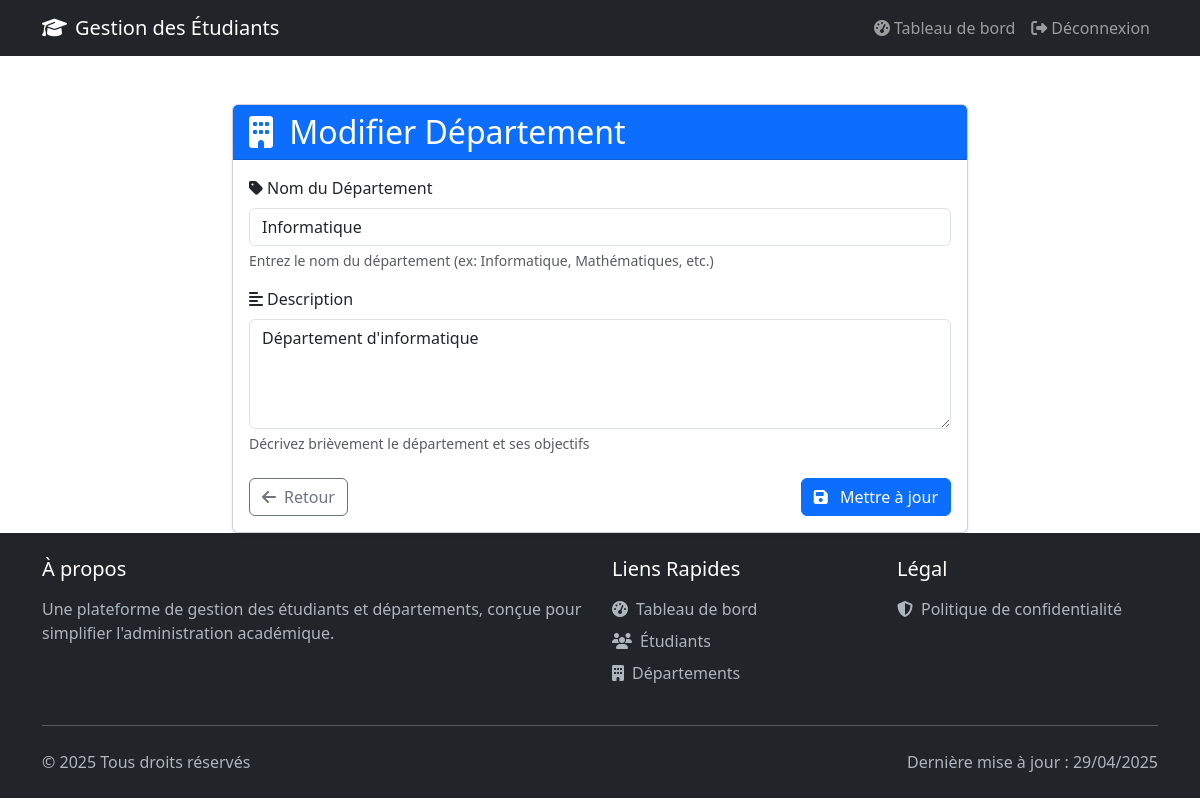
The app's page /departements/1/update/ (signed in), older data.
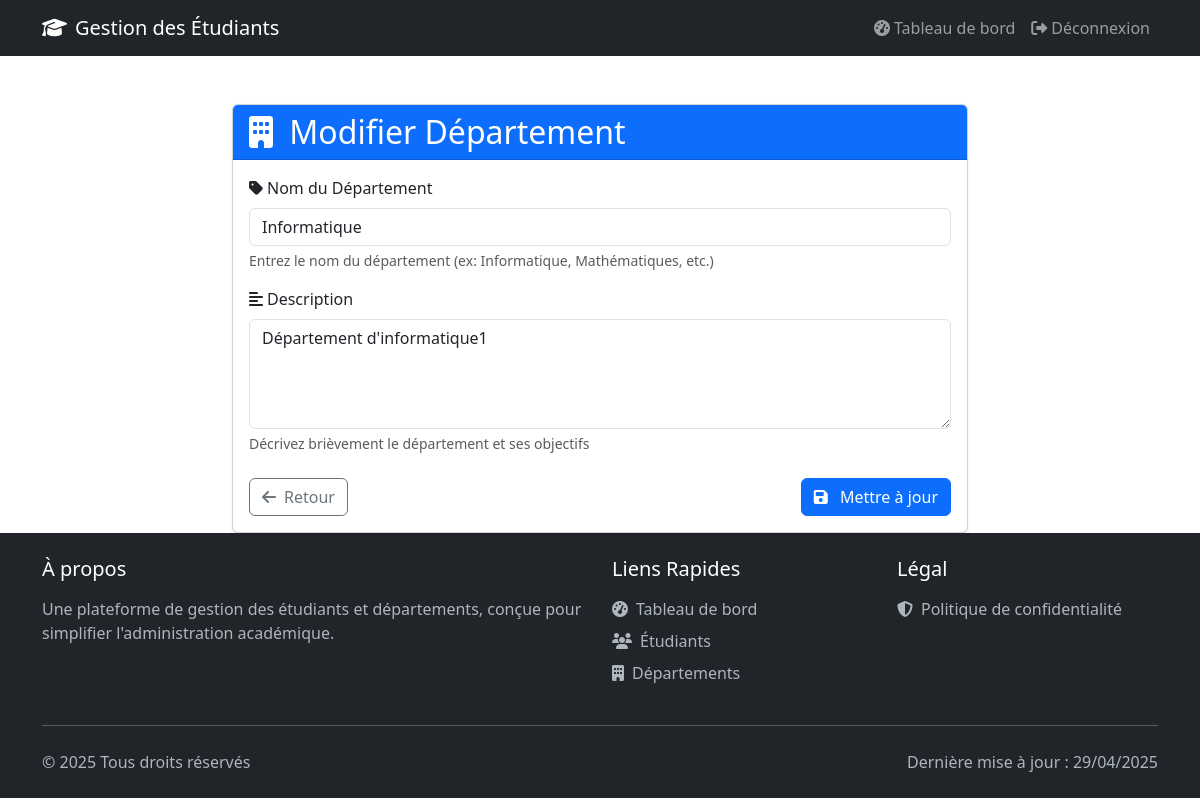
The same page, newer data.
### webapp/models.py (models this page shows, shortened)
class Departement(models.Model):
    nom_departement = models.CharField(
        max_length=250,
        verbose_name=_("Nom du département"),
        help_text=_("Entrez le nom du département"),
        validators=[MinLengthValidator(2)]
    )
    description = models.TextField(
        blank=True,
        null=True,
        verbose_name=_("Description"),
        help_text=_("Description détaillée du département")
    )
    class Meta:
        verbose_name = _("Département")
        verbose_name_plural = _("Départements")
        ordering = ['nom_departement']

### webapp/views.py (the view, shortened to what this page needs)
# urls.py: path('departements/<int:id>/update/', views.update_departement, name='update_departement'),
@login_required(login_url='login')
def update_departement(request, id):
    try:
        departement = Departement.objects.get(id=id)
        return render(request, 'web/create_departement.html', {'departement': departement})
    except Departement.DoesNotExist:
        messages.error(request, "Département non trouvé")
        return redirect('departements')
    except Exception as e:
        messages.error(request, f"Erreur lors de la mise à jour du département: {str(e)}")
        return redirect('departements')

### templates/web/create_departement.html (shortened to what this page needs)
{% extends 'base.html' %}
{% block content %}
<div class="container mt-5">
    <div class="row justify-content-center">
        <div class="col-md-8">
            <div class="card shadow-sm">
                <div class="card-header bg-primary text-white">
                    <h2 class="card-title mb-0">
                        <i class="fas fa-building me-2"></i>
                        {% if departement %}Modifier{% else %}Nouveau{% endif %} Département
                    </h2>
                </div>
                <div class="card-body">
                    <form method="POST">
                        <div class="mb-3">
                            <label for="nom_departement" class="form-label">
                                <i class="fas fa-tag me-1"></i>Nom du Département
                            </label>
                            <input type="text"
                                   class="form-control"
                                   id="nom_departement"
                                   name="nom_departement"
                                   value="{{ departement.nom_departement|default:'' }}"
                                   required>
                            <div class="form-text">
                                Entrez le nom du département (ex: Informatique, Mathématiques, etc.)
                            </div>
                        </div>
                        <div class="mb-3">
                            <label for="description" class="form-label">
                                <i class="fas fa-align-left me-1"></i>Description
                            </label>
                            <textarea class="form-control"
                                      id="description"
                                      name="description"
                                      rows="4"
                                      required>{{ departement.description|default:'' }}</textarea>
                            <div class="form-text">
                                Décrivez brièvement le département et ses objectifs
                            </div>
                        </div>
                        <div class="d-flex justify-content-between mt-4">
                            <a href="{% url 'departements' %}" class="btn btn-outline-secondary">
                                <i class="fas fa-arrow-left me-2"></i>Retour
                            </a>
                            <button type="submit" class="btn btn-primary">
                                <i class="fas fa-save me-2"></i>
                                {% if departement %}Mettre à jour{% else %}Créer{% endif %}
                            </button>
                        </div>
                    </form>
                </div>
            </div>
        </div>
    </div>
</div>
{% endblock %}

Row changes from the older to the newer data that the page shows:
changed Departement "Informatique": description "Département d'informatique" → "Département d'informatique1"
